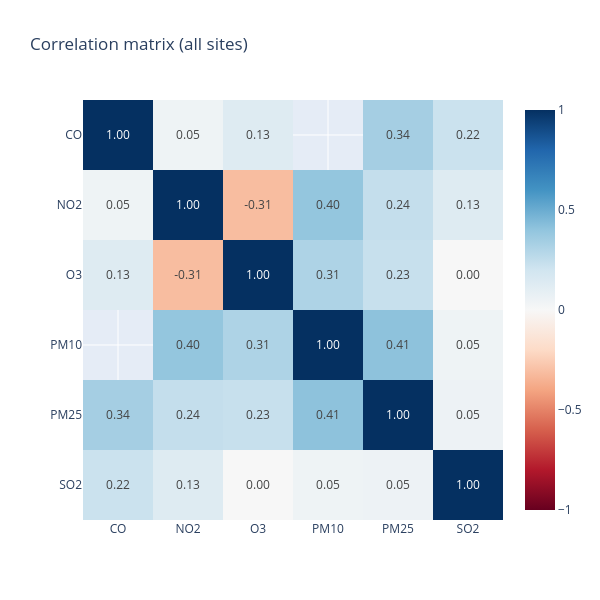

Notebook source saved alongside this figure:
### Markdown cell above
#### 3.7 Correlation between species across all sites

### Code cell
# 
# calculate correlation matrix:
#
corr_matrix = df_data.corr(numeric_only=True,)

# 
# create a heatmap visualization:
#
fig37 = px.imshow(
    corr_matrix,
    text_auto='.2f',  
    color_continuous_scale='rdbu',  
    zmin=-1,  
    zmax=1,  
    title="Correlation matrix (all sites)"
)

fig37.update_layout(
    height=600,
    width=600,
)

fig37.show()

### Figure 1 — Plotly figure (JSON) as saved in the notebook; plotly's stock layout.template omitted (floating-point values rounded to 4 significant figures)
{"data": [{"coloraxis": "coloraxis", "hovertemplate": "x: %{x}<br>y: %{y}<br>color: %{z}<extra></extra>", "name": "0", "texttemplate": "%{z:.2f}", "type": "heatmap", "x": ["CO", "NO2", "O3", "PM10", "PM25", "SO2"], "xaxis": "x", "y": ["CO", "NO2", "O3", "PM10", "PM25", "SO2"], "yaxis": "y", "z": [[1.0, 0.0486, 0.1315, NaN, 0.3406, 0.2202], [0.0486, 1.0, -0.3128, 0.395, 0.2411, 0.1341], [0.1315, -0.3128, 1.0, 0.3099, 0.2304, -0.002002], [NaN, 0.395, 0.3099, 1.0, 0.4112, 0.04523], [0.3406, 0.2411, 0.2304, 0.4112, 1.0, 0.05448], [0.2202, 0.1341, -0.002002, 0.04523, 0.05448, 1.0]]}], "layout": {"coloraxis": {"cmax": 1, "cmin": -1, "colorscale": [[0, "rgb(103,0,31)"], [0.1, "rgb(178,24,43)"], [0.2, "rgb(214,96,77)"], [0.3, "rgb(244,165,130)"], [0.4, "rgb(253,219,199)"], [0.5, "rgb(247,247,247)"], [0.6, "rgb(209,229,240)"], [0.7, "rgb(146,197,222)"], [0.8, "rgb(67,147,195)"], [0.9, "rgb(33,102,172)"], [1, "rgb(5,48,97)"]]}, "height": 600, "title": {"text": "Correlation matrix (all sites)"}, "width": 600, "xaxis": {"anchor": "y", "constrain": "domain", "domain": [0, 1], "scaleanchor": "y"}, "yaxis": {"anchor": "x", "autorange": "reversed", "constrain": "domain", "domain": [0, 1]}}}
